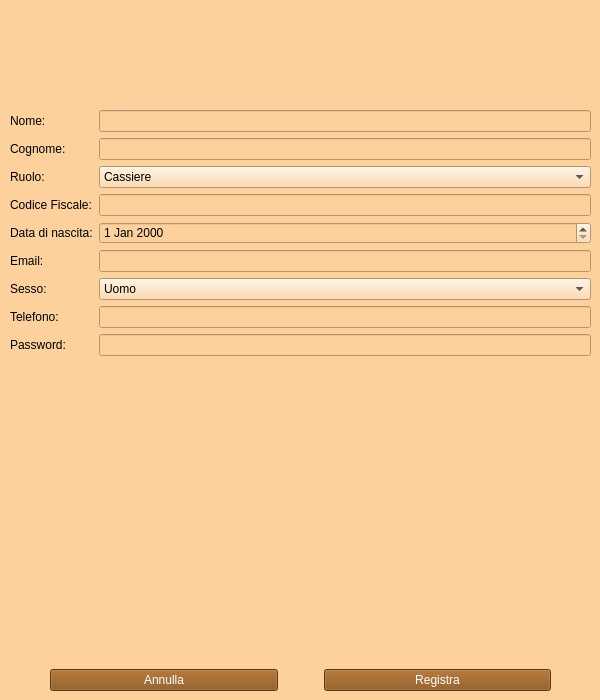
<?xml version="1.0" encoding="UTF-8"?>
<ui version="4.0">
 <class>Form</class>
 <widget class="QWidget" name="Form">
  <property name="geometry">
   <rect>
    <x>0</x>
    <y>0</y>
    <width>600</width>
    <height>700</height>
   </rect>
  </property>
  <property name="minimumSize">
   <size>
    <width>600</width>
    <height>700</height>
   </size>
  </property>
  <property name="maximumSize">
   <size>
    <width>600</width>
    <height>700</height>
   </size>
  </property>
  <property name="windowTitle">
   <string>Form</string>
  </property>
  <property name="styleSheet">
   <string notr="true">background-color: #FCD19C</string>
  </property>
  <widget class="QWidget" name="verticalLayoutWidget">
   <property name="geometry">
    <rect>
     <x>10</x>
     <y>10</y>
     <width>581</width>
     <height>681</height>
    </rect>
   </property>
   <layout class="QVBoxLayout" name="verticalLayout">
    <item>
     <layout class="QHBoxLayout" name="horizontalLayout"/>
    </item>
    <item>
     <spacer name="verticalSpacer">
      <property name="orientation">
       <enum>Qt::Vertical</enum>
      </property>
      <property name="sizeType">
       <enum>QSizePolicy::Fixed</enum>
      </property>
      <property name="sizeHint" stdset="0">
       <size>
        <width>20</width>
        <height>100</height>
       </size>
      </property>
     </spacer>
    </item>
    <item>
     <layout class="QFormLayout" name="formLayout">
      <item row="0" column="0">
       <widget class="QLabel" name="label">
        <property name="text">
         <string>Nome:</string>
        </property>
       </widget>
      </item>
      <item row="0" column="1">
       <widget class="QLineEdit" name="textNome"/>
      </item>
      <item row="1" column="0">
       <widget class="QLabel" name="label_2">
        <property name="text">
         <string>Cognome:</string>
        </property>
       </widget>
      </item>
      <item row="1" column="1">
       <widget class="QLineEdit" name="textCognome"/>
      </item>
      <item row="2" column="0">
       <widget class="QLabel" name="label_3">
        <property name="text">
         <string>Ruolo:</string>
        </property>
       </widget>
      </item>
      <item row="2" column="1">
       <widget class="QComboBox" name="comboBoxRuolo">
        <property name="editable">
         <bool>false</bool>
        </property>
        <property name="currentText">
         <string>Cassiere</string>
        </property>
        <property name="currentIndex">
         <number>0</number>
        </property>
        <item>
         <property name="text">
          <string>Cassiere</string>
         </property>
        </item>
        <item>
         <property name="text">
          <string>Magazziniere</string>
         </property>
        </item>
       </widget>
      </item>
      <item row="3" column="0">
       <widget class="QLabel" name="label_4">
        <property name="text">
         <string>Codice Fiscale:</string>
        </property>
       </widget>
      </item>
      <item row="3" column="1">
       <widget class="QLineEdit" name="textCF"/>
      </item>
      <item row="4" column="0">
       <widget class="QLabel" name="label_5">
        <property name="text">
         <string>Data di nascita:</string>
        </property>
       </widget>
      </item>
      <item row="5" column="0">
       <widget class="QLabel" name="label_6">
        <property name="text">
         <string>Email:</string>
        </property>
       </widget>
      </item>
      <item row="5" column="1">
       <widget class="QLineEdit" name="textEmail"/>
      </item>
      <item row="6" column="0">
       <widget class="QLabel" name="label_7">
        <property name="text">
         <string>Sesso:</string>
        </property>
       </widget>
      </item>
      <item row="6" column="1">
       <widget class="QComboBox" name="comboBoxSesso">
        <item>
         <property name="text">
          <string>Uomo</string>
         </property>
        </item>
        <item>
         <property name="text">
          <string>Donna</string>
         </property>
        </item>
        <item>
         <property name="text">
          <string>Preferisco non specificare</string>
         </property>
        </item>
       </widget>
      </item>
      <item row="7" column="0">
       <widget class="QLabel" name="label_8">
        <property name="text">
         <string>Telefono:</string>
        </property>
       </widget>
      </item>
      <item row="7" column="1">
       <widget class="QLineEdit" name="textTelefono"/>
      </item>
      <item row="8" column="0">
       <widget class="QLabel" name="label_9">
        <property name="text">
         <string>Password:</string>
        </property>
       </widget>
      </item>
      <item row="8" column="1">
       <widget class="QLineEdit" name="textPassword"/>
      </item>
      <item row="4" column="1">
       <widget class="QDateEdit" name="textNascita"/>
      </item>
     </layout>
    </item>
    <item>
     <spacer name="verticalSpacer_2">
      <property name="orientation">
       <enum>Qt::Vertical</enum>
      </property>
      <property name="sizeType">
       <enum>QSizePolicy::Fixed</enum>
      </property>
      <property name="sizeHint" stdset="0">
       <size>
        <width>20</width>
        <height>50</height>
       </size>
      </property>
     </spacer>
    </item>
    <item>
     <layout class="QHBoxLayout" name="horizontalLayout_2">
      <item>
       <spacer name="horizontalSpacer_2">
        <property name="orientation">
         <enum>Qt::Horizontal</enum>
        </property>
        <property name="sizeType">
         <enum>QSizePolicy::Maximum</enum>
        </property>
        <property name="sizeHint" stdset="0">
         <size>
          <width>40</width>
          <height>20</height>
         </size>
        </property>
       </spacer>
      </item>
      <item>
       <widget class="QPushButton" name="annullaButton">
        <property name="styleSheet">
         <string notr="true">color: white;  background-color: #874B0F</string>
        </property>
        <property name="text">
         <string>Annulla</string>
        </property>
       </widget>
      </item>
      <item>
       <spacer name="horizontalSpacer">
        <property name="orientation">
         <enum>Qt::Horizontal</enum>
        </property>
        <property name="sizeType">
         <enum>QSizePolicy::Maximum</enum>
        </property>
        <property name="sizeHint" stdset="0">
         <size>
          <width>40</width>
          <height>20</height>
         </size>
        </property>
       </spacer>
      </item>
      <item>
       <widget class="QPushButton" name="registraButton">
        <property name="styleSheet">
         <string notr="true">color: white;  background-color: #874B0F</string>
        </property>
        <property name="text">
         <string>Registra</string>
        </property>
       </widget>
      </item>
      <item>
       <spacer name="horizontalSpacer_3">
        <property name="orientation">
         <enum>Qt::Horizontal</enum>
        </property>
        <property name="sizeType">
         <enum>QSizePolicy::Maximum</enum>
        </property>
        <property name="sizeHint" stdset="0">
         <size>
          <width>40</width>
          <height>20</height>
         </size>
        </property>
       </spacer>
      </item>
     </layout>
    </item>
   </layout>
  </widget>
 </widget>
 <resources/>
 <connections/>
</ui>
